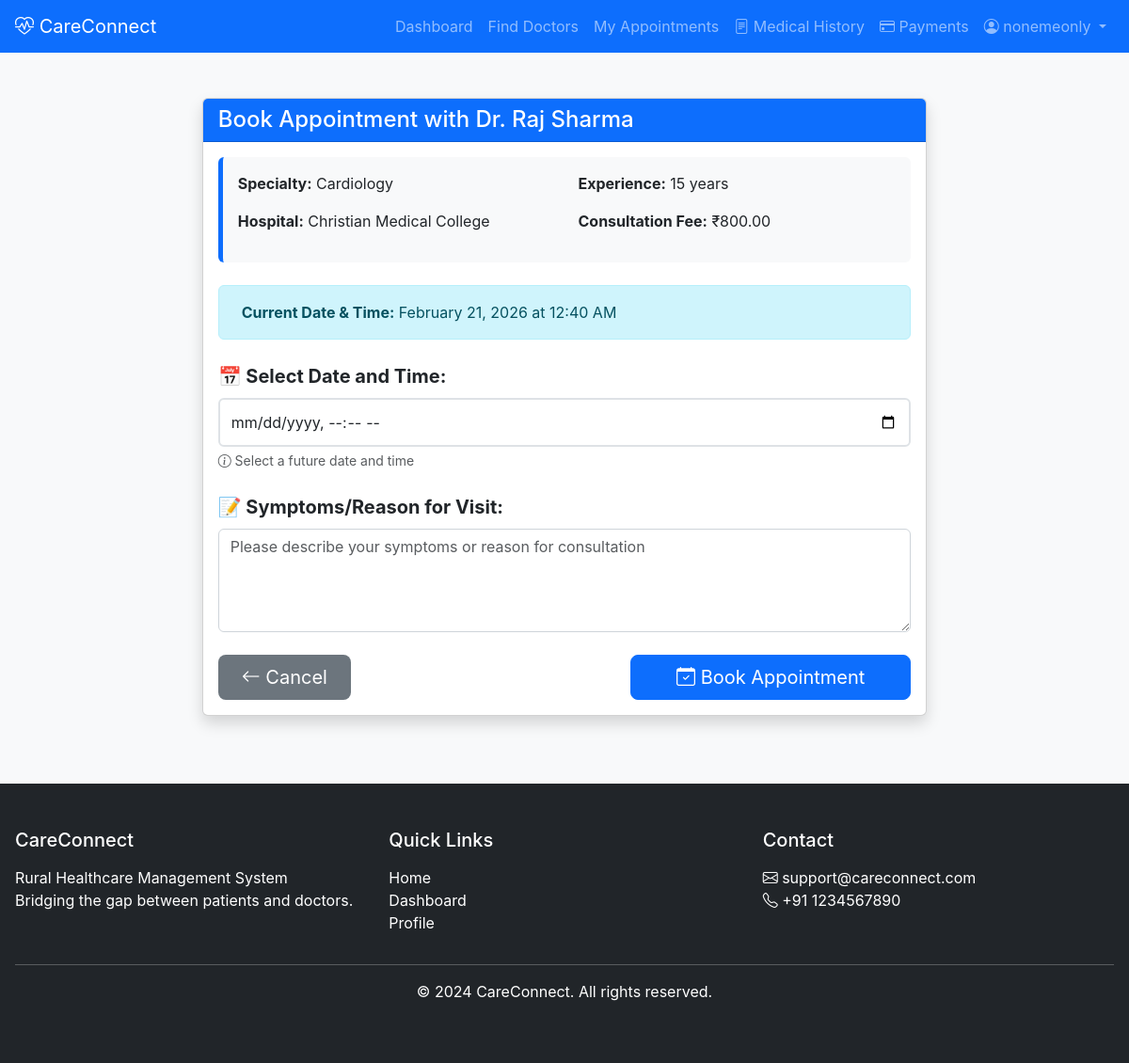
Page /patient/book-appointment/1/ (signed in) on the committed database.
### patient/models.py (models this page shows, shortened)
class Doctor(models.Model):
    user = models.OneToOneField(User, on_delete=models.CASCADE, related_name='doctor_profile')
    specialty = models.CharField(max_length=100)
    hospital = models.ForeignKey(Hospital, on_delete=models.SET_NULL, null=True)
    qualification = models.CharField(max_length=200)
    experience_years = models.IntegerField(default=0)
    consultation_fee = models.DecimalField(max_digits=10, decimal_places=2, default=0)
    is_verified = models.BooleanField(default=False)
    is_available = models.BooleanField(default=True)

### accounts/models.py (models this page shows, shortened)
class Hospital(models.Model):
    name = models.CharField(max_length=200)
    address = models.TextField()
    city = models.CharField(max_length=100)
    state = models.CharField(max_length=100)
    pincode = models.CharField(max_length=10)
    phone = models.CharField(max_length=15)
    email = models.EmailField()
    is_active = models.BooleanField(default=True)
    created_at = models.DateTimeField(auto_now_add=True)

### patient/views.py (the view, shortened to what this page needs)
# urls.py: path('book-appointment/<int:doctor_id>/', views.book_appointment, name='book_appointment'),
@login_required
@patient_required
def book_appointment(request, doctor_id):
    doctor = get_object_or_404(Doctor, id=doctor_id, is_verified=True)
    today = date.today()
    max_date = today + timedelta(days=30)
    now = datetime.now()
    min_datetime = now.strftime('%Y-%m-%dT%H:%M')
    availability_days = []
    for i in range(7):
        check_date = today + timedelta(days=i)
        has_avail = Availability.objects.filter(
            doctor=doctor,
            day=check_date.weekday(),
            is_available=True
        ).exists()
    context = {
        'doctor': doctor,
        'today': today,
        'max_date': max_date,
        'min_datetime': min_datetime,
        'availability_days': availability_days[:5],  # Show next 5 available days
    }
    return render(request, 'patient/book_appointment.html', context)

### patient/templates/patient/book_appointment.html (shortened to what this page needs)
{% extends 'base.html' %}
{% block content %}
<div class="container mt-4">
    <div class="row">
        <div class="col-md-8 mx-auto">
            <div class="card shadow">
                <div class="card-header bg-primary text-white">
                    <h4 class="mb-0">Book Appointment with Dr. {{ doctor.user.get_full_name }}</h4>
                </div>
                <div class="card-body">
                    <div class="doctor-info mb-4 p-3 bg-light rounded">
                        <div class="row">
                            <div class="col-md-6">
                                <p><strong>Specialty:</strong> {{ doctor.specialty }}</p>
                                <p><strong>Hospital:</strong> {{ doctor.hospital.name }}</p>
                            </div>
                            <div class="col-md-6">
                                <p><strong>Experience:</strong> {{ doctor.experience_years }} years</p>
                                <p><strong>Consultation Fee:</strong> ₹{{ doctor.consultation_fee }}</p>
                            </div>
                        </div>
                    </div>
                    <div class="alert alert-info mb-4">
                        <strong>Current Date & Time:</strong> {% now "F j, Y" %} at {% now "g:i A" %}
                    </div>
                    <form method="post" id="appointmentForm">
                        <div class="mb-4">
                            <label class="form-label fw-bold fs-5">📅 Select Date and Time:</label>
                            <input type="datetime-local"
                                   name="appointment_datetime"
                                   class="form-control form-control-lg"
                                   id="datetimePicker"
                                   min="{{ min_datetime }}"
                                   required>
                            <div class="form-text" id="datetimeHelp">
                                <i class="bi bi-info-circle"></i>
                                Select a future date and time
                            </div>
                        </div>
                        <div class="mb-4">
                            <label class="form-label fw-bold fs-5">📝 Symptoms/Reason for Visit:</label>
                            <textarea name="symptoms" class="form-control" rows="4"
                                      placeholder="Please describe your symptoms or reason for consultation"
                                      required></textarea>
                        </div>
                        <div class="d-flex justify-content-between mt-4">
                            <a href="{% url 'search_doctors' %}" class="btn btn-secondary btn-lg px-4">
                                <i class="bi bi-arrow-left"></i> Cancel
                            </a>
                            <button type="submit" class="btn btn-primary btn-lg px-5" id="submitBtn">
                                <i class="bi bi-calendar-check"></i> Book Appointment
                            </button>
                        </div>
                    </form>
                </div>
            </div>
        </div>
    </div>
</div>
<link rel="stylesheet" href="https://cdn.jsdelivr.net/npm/bootstrap-icons@1.11.3/font/bootstrap-icons.min.css">
{% endblock %}

### templates/navbar.html (shortened to what this page needs)
<nav class="navbar navbar-expand-lg navbar-dark bg-primary">
    <div class="container">
        <a class="navbar-brand" href="{% url 'index' %}">
            <i class="bi bi-heart-pulse"></i> CareConnect
        </a>
        <div class="collapse navbar-collapse" id="navbarNav">
            <ul class="navbar-nav ms-auto">
                {% if user.is_authenticated %}
                    {% if user.profile.role == 'patient' %}
                        <li class="nav-item">
                            <a class="nav-link" href="{% url 'patient_dashboard' %}">Dashboard</a>
                        </li>
                        <li class="nav-item">
                            <a class="nav-link" href="{% url 'search_doctors' %}">Find Doctors</a>
                        </li>
                        <li class="nav-item">
                            <a class="nav-link" href="{% url 'my_appointments' %}">My Appointments</a>
                        </li>
                        <li class="nav-item">
                            <a class="nav-link" href="{% url 'medical_history' %}">
                                <i class="bi bi-file-text"></i> Medical History
                            </a>
                        </li>
                        <li class="nav-item">
                            <a class="nav-link" href="{% url 'payment_history' %}">
                                <i class="bi bi-credit-card"></i> Payments
                            </a>
                        </li>
                    {% endif %}
                    <li class="nav-item dropdown">
                        <a class="nav-link dropdown-toggle" href="#" id="navbarDropdown" role="button" data-bs-toggle="dropdown">
                            <i class="bi bi-person-circle"></i> {{ user.username }}
                        </a>
                    </li>
                {% endif %}
            </ul>
        </div>
    </div>
</nav>

### static/css/style.css (style rules this page uses)
:root { --primary-color: #0d6efd; --primary-dark: #0b5ed7; --secondary-color: #6c757d; --success-color: #198754; --success-dark: #157347; --danger-color: #dc3545; --danger-dark: #bb2d3b; --warning-color: #ffc107; --warning-dark: #ffca2c; --info-color: #0dcaf0; --info-dark: #31d2f2; --light-color: #f8f9fa; --dark-color: #212529; --white: #ffffff; --gray-100: #f8f9fa; --gray-200: #e9ecef; --gray-300: #dee2e6; --gray-400: #ced4da; --gray-500: #adb5bd; --gray-600: #6c757d; --gray-700: #495057; --gray-800: #343a40; --gray-900: #212529; --spacing-1: 0.25rem; --spacing-2: 0.5rem; --spacing-3: 1rem; --spacing-4: 1.5rem; --spacing-5: 3rem; --border-radius-sm: 0.25rem; --border-radius: 0.375rem; --border-radius-lg: 0.5rem; --border-radius-xl: 1rem; --shadow-sm: 0 1px 2px rgba(0,0,0,0.05); --shadow: 0 4px 6px rgba(0,0,0,0.1); --shadow-lg: 0 10px 15px rgba(0,0,0,0.1); --shadow-xl: 0 20px 25px rgba(0,0,0,0.1); }
* { margin: 0; padding: 0; box-sizing: border-box; }
body { font-family: -apple-system, BlinkMacSystemFont, 'Segoe UI', Roboto, 'Helvetica Neue', Arial, sans-serif; font-size: 1rem; font-weight: 400; line-height: 1.5; color: var(--gray-900); background-color: var(--gray-100); min-height: 100vh; display: flex; flex-direction: column; }
.container { width: 100%; max-width: 1200px; margin: 0 auto; padding: 0 var(--spacing-3); }
h1, h2, h3, h4, h5, h6 { margin-bottom: var(--spacing-3); font-weight: 500; line-height: 1.2; }
h4 { font-size: 1.5rem; }
.btn { display: inline-block; font-weight: 400; line-height: 1.5; text-align: center; text-decoration: none; vertical-align: middle; cursor: pointer; user-select: none; padding: 0.375rem 0.75rem; font-size: 1rem; border-radius: var(--border-radius); border: 1px solid transparent; transition: all 0.15s ease-in-out; }
.btn-primary { background-color: var(--primary-color); border-color: var(--primary-color); color: var(--white); }
.btn-lg { padding: 0.5rem 1rem; font-size: 1.25rem; border-radius: var(--border-radius-lg); }
.form-label { display: inline-block; margin-bottom: var(--spacing-2); font-weight: 500; }
.form-control { display: block; width: 100%; padding: 0.375rem 0.75rem; font-size: 1rem; font-weight: 400; line-height: 1.5; color: var(--gray-900); background-color: var(--white); background-clip: padding-box; border: 1px solid var(--gray-400); border-radius: var(--border-radius); transition: border-color 0.15s ease-in-out, box-shadow 0.15s ease-in-out; }
.alert { position: relative; padding: var(--spacing-3) var(--spacing-4); margin-bottom: var(--spacing-3); border: 1px solid transparent; border-radius: var(--border-radius); }
.alert-info { color: #055160; background-color: #cff4fc; border-color: #b6effb; }
.mt-4 { margin-top: var(--spacing-4); }
.mb-4 { margin-bottom: var(--spacing-4); }

### patient/templates/patient/book_appointment.html (style rules this page uses)
input[type="datetime-local"] { padding: 12px; font-size: 16px; border: 2px solid #dee2e6; transition: border-color 0.3s, box-shadow 0.3s; }
.doctor-info { border-left: 5px solid #0d6efd; background-color: #f8f9fa; }

### rows in the picture
Doctor: user.get_full_name "Raj Sharma", specialty "Cardiology", hospital.name "Christian Medical College", experience_years "15", consultation_fee "800.00"

### other values in the picture
{{ user.username }} "nonemeonly"
